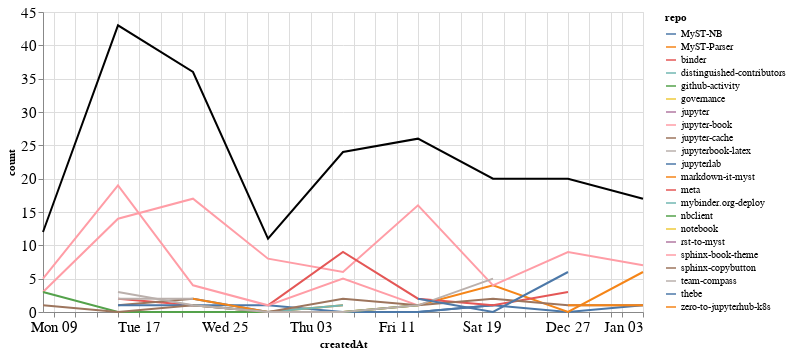

Write notebook code for a chart like this one.
### Markdown cell above
### Comments

### Code cell
comments_time = comments.groupby('repo').resample('W', on='createdAt').count()['author'].reset_index()
comments_time = comments_time.rename(columns={'author': 'count'})
comments_time_total = comments_time.groupby('createdAt').agg({"count": "sum"}).reset_index()
ch1 = alt.Chart(comments_time, width=600).mark_line().encode(
    x='createdAt',
    y='count',
    color='repo',
    tooltip="repo"
)

ch2 = alt.Chart(comments_time_total, width=600).mark_line(color="black").encode(
    x='createdAt',
    y='count',
)

ch1 + ch2

### Figure 1 — Vega-Lite specification as saved in the notebook (floating-point values rounded to 4 significant figures)
{"config": {"axisLeft": {"labelFontSize": 15}, "axisBottom": {"labelFontSize": 15}}, "layer": [{"data": {"name": "data-10aa3cb937dee455436119042b745868"}, "mark": "line", "encoding": {"color": {"type": "nominal", "field": "repo"}, "tooltip": {"type": "nominal", "field": "repo"}, "x": {"type": "temporal", "field": "createdAt"}, "y": {"type": "quantitative", "field": "count"}}, "width": 600}, {"data": {"name": "data-6b5497c21abb985383c8129674d6202a"}, "mark": {"type": "line", "color": "black"}, "encoding": {"x": {"type": "temporal", "field": "createdAt"}, "y": {"type": "quantitative", "field": "count"}}, "width": 600}], "$schema": "https://vega.github.io/schema/vega-lite/v4.8.1.json", "datasets": {"data-10aa3cb937dee455436119042b745868": [{"repo": "MyST-NB", "createdAt": "2020-11-22T00:00:00", "count": 2}, {"repo": "MyST-NB", "createdAt": "2020-11-29T00:00:00", "count": 0}, {"repo": "MyST-NB", "createdAt": "2020-12-06T00:00:00", "count": 0}, {"repo": "MyST-NB", "createdAt": "2020-12-13T00:00:00", "count": 0}, {"repo": "MyST-NB", "createdAt": "2020-12-20T00:00:00", "count": 1}, {"repo": "MyST-NB", "createdAt": "2020-12-27T00:00:00", "count": 0}, {"repo": "MyST-NB", "createdAt": "2021-01-03T00:00:00", "count": 1}, {"repo": "MyST-Parser", "createdAt": "2020-11-22T00:00:00", "count": 1}, {"repo": "MyST-Parser", "createdAt": "2020-11-29T00:00:00", "count": 0}, {"repo": "MyST-Parser", "createdAt": "2020-12-06T00:00:00", "count": 0}, {"repo": "MyST-Parser", "createdAt": "2020-12-13T00:00:00", "count": 1}, {"repo": "MyST-Parser", "createdAt": "2020-12-20T00:00:00", "count": 4}, {"repo": "MyST-Parser", "createdAt": "2020-12-27T00:00:00", "count": 0}, {"repo": "MyST-Parser", "createdAt": "2021-01-03T00:00:00", "count": 6}, {"repo": "binder", "createdAt": "2020-11-15T00:00:00", "count": 2}, {"repo": "binder", "createdAt": "2020-11-22T00:00:00", "count": 1}, {"repo": "distinguished-contributors", "createdAt": "2020-12-20T00:00:00", "count": 1}, {"repo": "github-activity", "createdAt": "2020-12-13T00:00:00", "count": 1}, {"repo": "governance", "createdAt": "2020-11-22T00:00:00", "count": 1}, {"repo": "jupyter", "createdAt": "2020-12-20T00:00:00", "count": 1}, {"repo": "jupyter-book", "createdAt": "2020-11-08T00:00:00", "count": 3}, {"repo": "jupyter-book", "createdAt": "2020-11-15T00:00:00", "count": 14}, {"repo": "jupyter-book", "createdAt": "2020-11-22T00:00:00", "count": 17}, {"repo": "jupyter-book", "createdAt": "2020-11-29T00:00:00", "count": 8}, {"repo": "jupyter-book", "createdAt": "2020-12-06T00:00:00", "count": 6}, {"repo": "jupyter-book", "createdAt": "2020-12-13T00:00:00", "count": 16}, {"repo": "jupyter-book", "createdAt": "2020-12-20T00:00:00", "count": 4}, {"repo": "jupyter-book", "createdAt": "2020-12-27T00:00:00", "count": 9}, {"repo": "jupyter-book", "createdAt": "2021-01-03T00:00:00", "count": 7}, {"repo": "jupyter-cache", "createdAt": "2020-11-15T00:00:00", "count": 1}, {"repo": "jupyter-cache", "createdAt": "2020-11-22T00:00:00", "count": 2}, {"repo": "jupyterbook-latex", "createdAt": "2020-11-15T00:00:00", "count": 2}, {"repo": "jupyterbook-latex", "createdAt": "2020-11-22T00:00:00", "count": 2}, {"repo": "jupyterlab", "createdAt": "2020-11-15T00:00:00", "count": 1}, {"repo": "jupyterlab", "createdAt": "2020-11-22T00:00:00", "count": 1}, {"repo": "jupyterlab", "createdAt": "2020-11-29T00:00:00", "count": 1}, {"repo": "jupyterlab", "createdAt": "2020-12-06T00:00:00", "count": 0}, {"repo": "jupyterlab", "createdAt": "2020-12-13T00:00:00", "count": 0}, {"repo": "jupyterlab", "createdAt": "2020-12-20T00:00:00", "count": 1}, {"repo": "markdown-it-myst", "createdAt": "2020-11-22T00:00:00", "count": 2}, {"repo": "markdown-it-myst", "createdAt": "2020-11-29T00:00:00", "count": 0}, {"repo": "markdown-it-myst", "createdAt": "2020-12-06T00:00:00", "count": 1}, {"repo": "meta", "createdAt": "2020-11-29T00:00:00", "count": 1}, {"repo": "meta", "createdAt": "2020-12-06T00:00:00", "count": 9}, {"repo": "meta", "createdAt": "2020-12-13T00:00:00", "count": 2}, {"repo": "meta", "createdAt": "2020-12-20T00:00:00", "count": 1}, {"repo": "meta", "createdAt": "2020-12-27T00:00:00", "count": 3}, {"repo": "mybinder.org-deploy", "createdAt": "2020-11-22T00:00:00", "count": 1}, {"repo": "mybinder.org-deploy", "createdAt": "2020-11-29T00:00:00", "count": 0}, {"repo": "mybinder.org-deploy", "createdAt": "2020-12-06T00:00:00", "count": 1}, {"repo": "nbclient", "createdAt": "2020-11-08T00:00:00", "count": 3}, {"repo": "nbclient", "createdAt": "2020-11-15T00:00:00", "count": 0}, {"repo": "nbclient", "createdAt": "2020-11-22T00:00:00", "count": 0}, {"repo": "nbclient", "createdAt": "2020-11-29T00:00:00", "count": 0}, {"repo": "nbclient", "createdAt": "2020-12-06T00:00:00", "count": 0}, {"repo": "nbclient", "createdAt": "2020-12-13T00:00:00", "count": 1}, {"repo": "notebook", "createdAt": "2020-11-15T00:00:00", "count": 1}, {"repo": "rst-to-myst", "createdAt": "2021-01-03T00:00:00", "count": 1}, {"repo": "sphinx-book-theme", "createdAt": "2020-11-08T00:00:00", "count": 5}, {"repo": "sphinx-book-theme", "createdAt": "2020-11-15T00:00:00", "count": 19}, {"repo": "sphinx-book-theme", "createdAt": "2020-11-22T00:00:00", "count": 4}, {"repo": "sphinx-book-theme", "createdAt": "2020-11-29T00:00:00", "count": 1}, {"repo": "sphinx-book-theme", "createdAt": "2020-12-06T00:00:00", "count": 5}, {"repo": "sphinx-book-theme", "createdAt": "2020-12-13T00:00:00", "count": 1}, {"repo": "sphinx-copybutton", "createdAt": "2020-11-08T00:00:00", "count": 1}, {"repo": "sphinx-copybutton", "createdAt": "2020-11-15T00:00:00", "count": 0}, {"repo": "sphinx-copybutton", "createdAt": "2020-11-22T00:00:00", "count": 1}, {"repo": "sphinx-copybutton", "createdAt": "2020-11-29T00:00:00", "count": 0}, {"repo": "sphinx-copybutton", "createdAt": "2020-12-06T00:00:00", "count": 2}, {"repo": "sphinx-copybutton", "createdAt": "2020-12-13T00:00:00", "count": 1}, {"repo": "sphinx-copybutton", "createdAt": "2020-12-20T00:00:00", "count": 2}, {"repo": "sphinx-copybutton", "createdAt": "2020-12-27T00:00:00", "count": 1}, {"repo": "sphinx-copybutton", "createdAt": "2021-01-03T00:00:00", "count": 1}, {"repo": "team-compass", "createdAt": "2020-11-15T00:00:00", "count": 3}, {"repo": "team-compass", "createdAt": "2020-11-22T00:00:00", "count": 1}, {"repo": "team-compass", "createdAt": "2020-11-29T00:00:00", "count": 0}, {"repo": "team-compass", "createdAt": "2020-12-06T00:00:00", "count": 0}, {"repo": "team-compass", "createdAt": "2020-12-13T00:00:00", "count": 1}, {"repo": "team-compass", "createdAt": "2020-12-20T00:00:00", "count": 5}, {"repo": "thebe", "createdAt": "2020-12-13T00:00:00", "count": 2}, {"repo": "thebe", "createdAt": "2020-12-20T00:00:00", "count": 0}, {"repo": "thebe", "createdAt": "2020-12-27T00:00:00", "count": 6}, {"repo": "zero-to-jupyterhub-k8s", "createdAt": "2020-12-27T00:00:00", "count": 1}, {"repo": "zero-to-jupyterhub-k8s", "createdAt": "2021-01-03T00:00:00", "count": 1}], "data-6b5497c21abb985383c8129674d6202a": [{"createdAt": "2020-11-08T00:00:00", "count": 12}, {"createdAt": "2020-11-15T00:00:00", "count": 43}, {"createdAt": "2020-11-22T00:00:00", "count": 36}, {"createdAt": "2020-11-29T00:00:00", "count": 11}, {"createdAt": "2020-12-06T00:00:00", "count": 24}, {"createdAt": "2020-12-13T00:00:00", "count": 26}, {"createdAt": "2020-12-20T00:00:00", "count": 20}, {"createdAt": "2020-12-27T00:00:00", "count": 20}, {"createdAt": "2021-01-03T00:00:00", "count": 17}]}}
